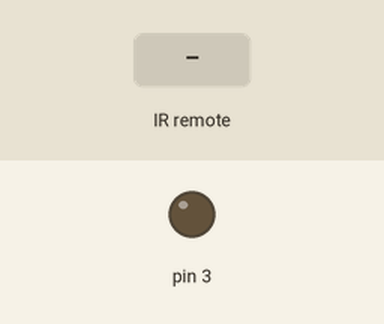
Simulated run of this sketch. Board: Arduino Uno, built with avr-gcc and run on an emulated ATmega328P. Shown: output pins drawn as LEDs (lit = HIGH). The inputs (shaded band) are chosen by the test bench.

Above: at 1.2 s.
1.3 s: infrared code 0x80BF718E received
At 2.3 s:
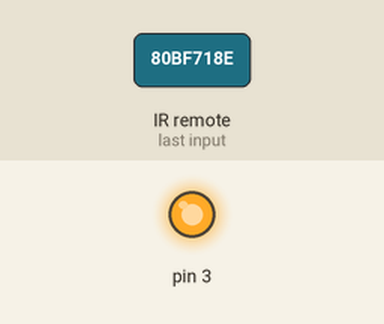
2.8 s: infrared code 0x80BF619E received
At 3.4 s:
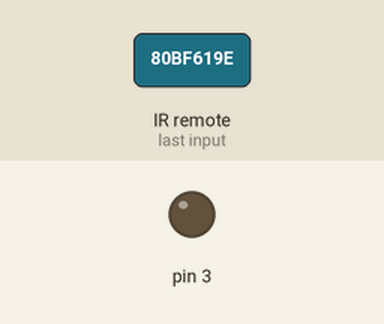
Timing chart, 0 to 5.8 s (numbered marks = the images above; inputs shaded):
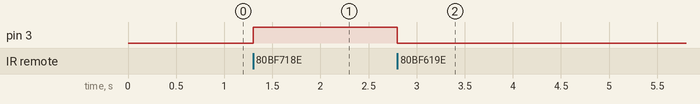

The sketch:

lightRemote.ino
```cpp
/*
 1: 4294967295
 1: 2160030094

 2: 4294967295
 2: 2160026014
 */

#include <IRremote.h>
IRrecv irrecv(4);
decode_results results;

void setup() {
  pinMode(4, INPUT);
  pinMode(3, OUTPUT);

  irrecv.enableIRIn();
}

void loop() {

  if (irrecv.decode(&results)) {

    if (results.value == 2160030094) {
      digitalWrite(3, HIGH);
    }

    if (results.value == 2160026014) {
      digitalWrite(3, LOW);
    }

    irrecv.resume();

  }
}
```

Measured:
- after the input at 1.3 s, pin 3: LOW → HIGH at once
- after the input at 2.8 s, pin 3: HIGH → LOW at once
